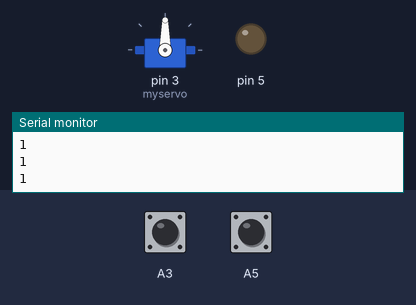
Bench run of a sketch on a simulated Arduino Uno, built with avr-gcc and run on an emulated ATmega328P. Parts: servo, output pins drawn as LEDs (lit = HIGH), the last lines printed to the serial monitor. The test bench sets the inputs (shaded band); at power-on: A3 HIGH, A5 HIGH.

Above: at 3.5 s.
3.6 s: A3 pulled LOW for 0.15 s
At 3.67 s:
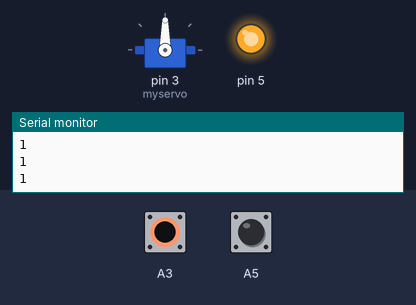
5.2 s: A5 pulled LOW for 0.15 s
At 8.12 s:
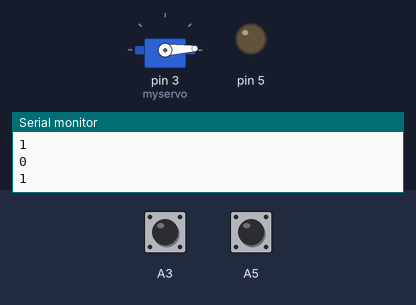
8.2 s: A3 pulled LOW for 3.2 s
At 12.4 s:
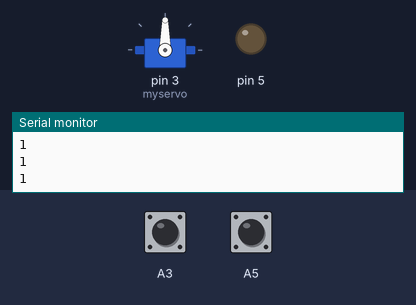
12.9 s: A5 pulled LOW for 1 s
15.9 s: A3 driven LOW and A5 driven LOW
At 18.85 s:
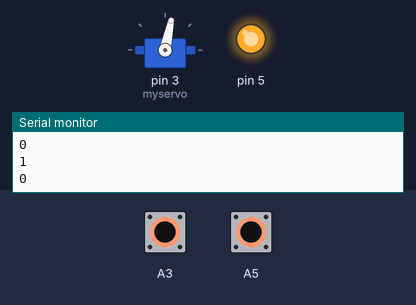
18.9 s: A5 driven HIGH
Timing chart, 0 to 22.9 s (numbered marks = the images above; inputs shaded):
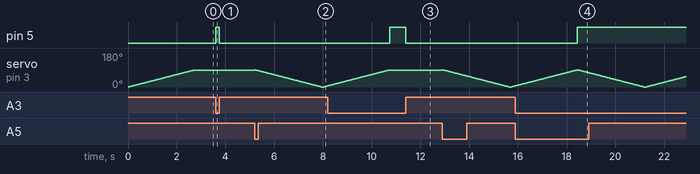

Measured:
- after the input at 3.6 s, pin 5: LOW → HIGH at once, → LOW 0.15 s later
- after the input at 8.2 s, pin 5: LOW → HIGH after 2.5 s, → LOW 0.66 s later
- after the input at 15.9 s, pin 5: LOW → HIGH after 2.5 s

The sketch:

bulb_using_arduino.ino
```cpp
#include <Servo.h>
Servo myservo;
int pos = 0;


void setup() {
  // put your setup code here, to run once:
  pinMode(A3, INPUT_PULLUP);
  pinMode(A5, INPUT_PULLUP);
  pinMode(5, OUTPUT);
  Serial.begin(9600);

  myservo.attach(3);
  myservo.write(pos);////90

}

void loop() {
  // put your main code here, to run repeatedly:
  //Serial.println(digitalRead(A3));
  int x = digitalRead(A3);
  if (x == 1)
  {
    digitalWrite(5, LOW);//relay gets on when LOW is given
  }
  else
  {
    digitalWrite(5, HIGH);
  }
  int y = digitalRead(A5);
  Serial.println(y);
  if (y == 1)
  {
    for (; pos <= 90; pos += 1)
    {
      myservo.write(pos);
      delay(30);
    }
  }
  else
  {
    if (pos != 0)
    {
      for ( ; pos >= 0; pos -= 1)
      {
        myservo.write(pos);
        delay(30);
      }
    }
  }
}
```
